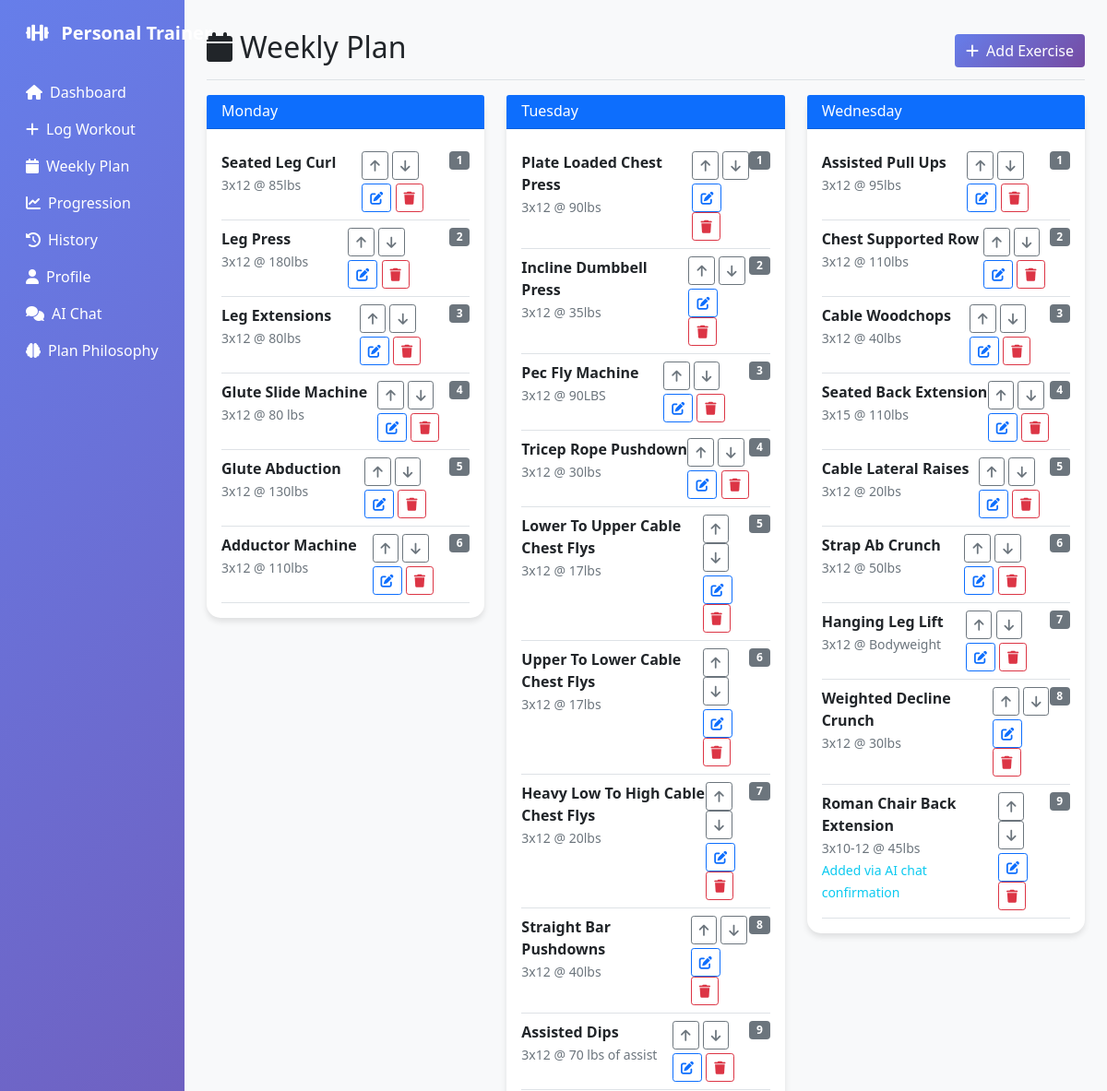
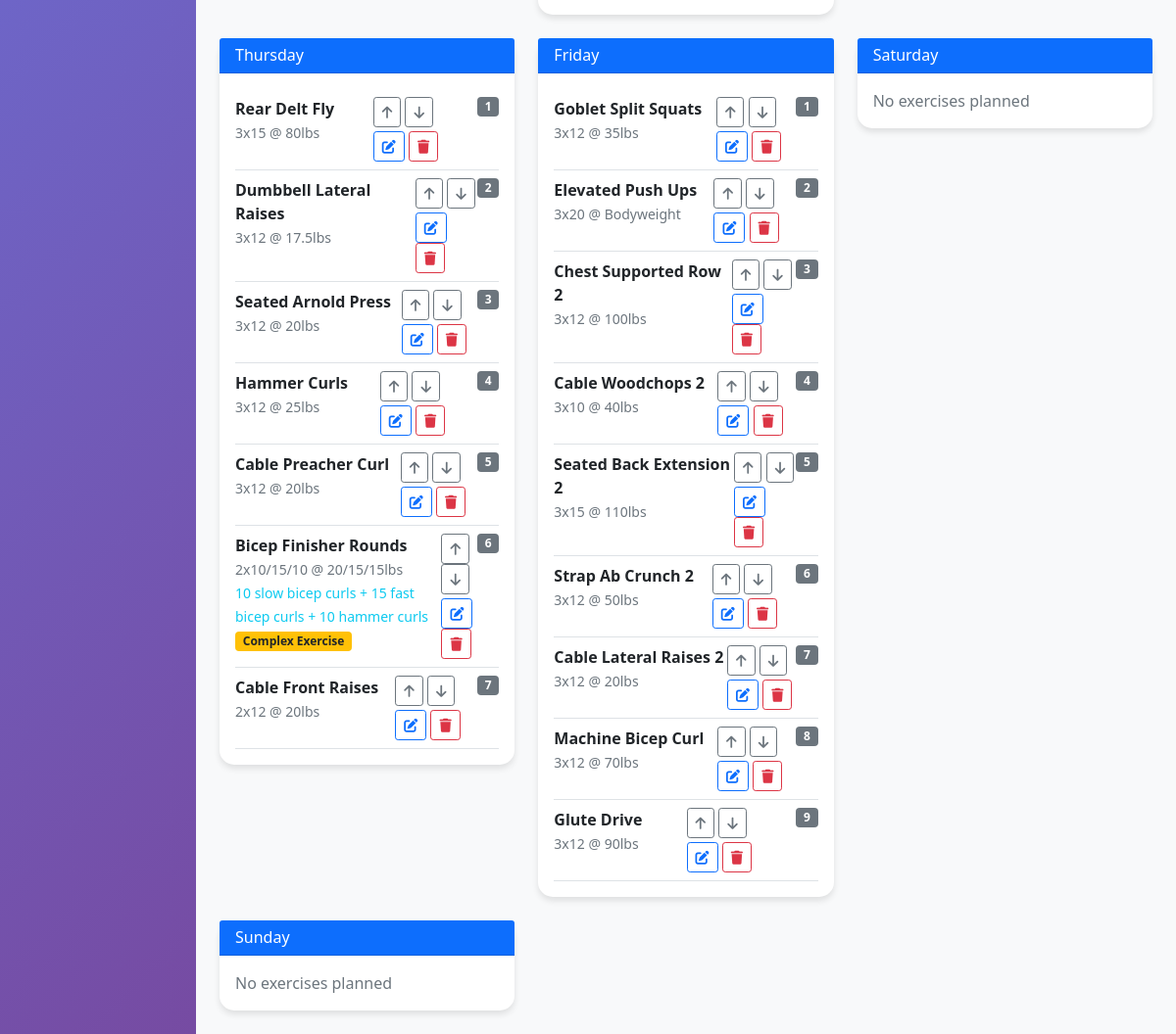
The page /weekly_plan on the database its author committed (2 pictures, top to bottom).
### tables this page shows
CREATE TABLE weekly_plan (
    id INTEGER PRIMARY KEY AUTOINCREMENT,
    day_of_week TEXT,
    exercise_name TEXT,
    target_sets INTEGER,
    target_reps TEXT,
    target_weight TEXT,
    exercise_order INTEGER,
    notes TEXT,
    created_date TEXT,
    updated_date TEXT
, order_index INTEGER DEFAULT 1, exercise_type TEXT DEFAULT "working_set", progression_rate TEXT DEFAULT "normal", created_by TEXT DEFAULT "user", newly_added BOOLEAN DEFAULT FALSE, date_added TEXT, progression_notes TEXT);

### app.py (the view)
@app.route('/weekly_plan')
def weekly_plan():
    conn = get_db_connection()
    cursor = conn.cursor()
    columns = []
    try:
        cursor.execute("PRAGMA table_info(weekly_plan)")
        columns = [col[1] for col in cursor.fetchall()]
    except sqlite3.OperationalError as e:
        print(f"Error getting table info for weekly_plan: {e}")
    plan_data = []
    try:
        if 'target_sets' in columns:
            cursor.execute('SELECT id, day_of_week, exercise_name, target_sets, target_reps, target_weight, exercise_order, COALESCE(notes, ""), COALESCE(newly_added, 0), COALESCE(progression_notes, "") FROM weekly_plan ORDER BY day_of_week, exercise_order')
        else:
            cursor.execute('SELECT id, day_of_week, exercise_name, sets, reps, weight, order_index, COALESCE(notes, ""), 0, "" FROM weekly_plan ORDER BY day_of_week, order_index')
        plan_data = cursor.fetchall()
    except sqlite3.OperationalError as e:
        print(f"Error fetching weekly plan data: {e}")
    conn.close()
    plan_by_day = {}
    for row in plan_data:
        id, day, exercise, sets, reps, weight, order, notes, newly_added, progression_notes = row
        if day not in plan_by_day:
            plan_by_day[day] = []
        plan_by_day[day].append({
            'id': id,
            'exercise': exercise,
            'sets': sets,
            'reps': reps,
            'weight': weight,
            'order': order,
            'notes': notes or "",
            'newly_added': bool(newly_added),
            'progression_notes': progression_notes or ""
        })
    return render_template('weekly_plan.html', plan_by_day=plan_by_day)

### app.py (called while the page is built)
def get_db_connection():
    conn = sqlite3.connect('workout_logs.db', timeout=30.0, check_same_thread=False)
    conn.execute('PRAGMA journal_mode=WAL')  # Enable WAL mode for better concurrency
    return conn

### templates/weekly_plan.html (shortened to what this page needs)
{% extends "base.html" %}
{% block content %}
<div class="d-flex justify-content-between flex-wrap flex-md-nowrap align-items-center pt-3 pb-2 mb-3 border-bottom">
    <h1 class="h2"><i class="fas fa-calendar me-2"></i>Weekly Plan</h1>
    <button class="btn btn-primary" data-bs-toggle="modal" data-bs-target="#addExerciseModal">
        <i class="fas fa-plus me-2"></i>Add Exercise
    </button>
</div>
<div class="row">
    {% set days = ['monday', 'tuesday', 'wednesday', 'thursday', 'friday', 'saturday', 'sunday'] %}
    {% for day in days %}
        <div class="col-md-6 col-lg-4 mb-4">
            <div class="card">
                <div class="card-header bg-primary text-white">
                    <h6 class="mb-0">{{ day.title() }}</h6>
                </div>
                <div class="card-body">
                    {% if day in plan_by_day %}
                        {% for exercise in plan_by_day[day] %}
                            <div class="border-bottom py-2">
                                <div class="d-flex justify-content-between align-items-start">
                                    <div>
                                        <strong>
                                            {{ exercise.exercise.title() }}
                                        </strong><br>
                                        <small class="text-muted">{{ exercise.sets }}x{{ exercise.reps }} @ {{ exercise.weight }}</small>
                                        {% if exercise.notes %}
                                            <br><small class="text-info">{{ exercise.notes }}</small>
                                        {% endif %}
                                        {% if 'burnout' in exercise.exercise.lower() or 'rounds' in exercise.exercise.lower() %}
                                            <br><small class="badge bg-warning text-dark">Complex Exercise</small>
                                        {% endif %}
                                    </div>
                                    <div class="d-flex flex-column gap-1">
                                        <div>
                                            <button class="btn btn-sm btn-outline-secondary" onclick="moveExercise('{{ day }}', '{{ exercise.exercise }}', 'up')">
                                                <i class="fas fa-arrow-up"></i>
                                            </button>
                                            <button class="btn btn-sm btn-outline-secondary" onclick="moveExercise('{{ day }}', '{{ exercise.exercise }}', 'down')">
                                                <i class="fas fa-arrow-down"></i>
                                            </button>
                                        </div>
                                        <div>
                                            <button class="btn btn-sm btn-outline-primary edit-btn"
                                                    data-id="{{ exercise.id }}"
                                                    data-day="{{ day }}"
                                                    data-exercise="{{ exercise.exercise }}"
                                                    data-sets="{{ exercise.sets }}"
                                                    data-reps="{{ exercise.reps }}"
                                                    data-weight="{{ exercise.weight }}"
                                                    data-notes="{{ exercise.notes }}"
                                                    data-progression-notes="{{ exercise.progression_notes or '' }}">
                                                <i class="fas fa-edit"></i>
                                            </button>
                                            <button class="btn btn-sm btn-outline-danger" onclick="deleteExercise('{{ day }}', '{{ exercise.exercise }}')">
                                                <i class="fas fa-trash"></i>
                                            </button>
                                        </div>
                                    </div>
                                    <span class="badge bg-secondary">{{ exercise.order }}</span>
                                </div>
                            </div>
                        {% endfor %}
                    {% else %}
                        <p class="text-muted mb-0">No exercises planned</p>
                    {% endif %}
                </div>
            </div>
        </div>
    {% endfor %}
</div>
{% endblock %}

### templates/base.html (shortened to what this page needs)
<!DOCTYPE html>
<html lang="en">
<head>
    <link href="https://cdn.jsdelivr.net/npm/bootstrap@5.1.3/dist/css/bootstrap.min.css" rel="stylesheet">
    <link href="https://cdnjs.cloudflare.com/ajax/libs/font-awesome/6.0.0/css/all.min.css" rel="stylesheet">
</head>
<body>
    <div class="container-fluid">
        <div class="row">
            <nav class="col-md-3 col-lg-2 d-md-block sidebar collapse" id="mobileSidebar">
                <div class="position-sticky pt-3">
                    <div class="navbar-brand px-3 mb-4">
                        <i class="fas fa-dumbbell me-2"></i>
                        Personal Trainer
                    </div>
                    <ul class="nav flex-column">
                        <li class="nav-item">
                            <a class="nav-link text-white" href="{{ url_for('dashboard') }}">
                                <i class="fas fa-home me-2"></i>Dashboard
                            </a>
                        </li>
                        <li class="nav-item">
                            <a class="nav-link text-white" href="{{ url_for('log_workout') }}">
                                <i class="fas fa-plus me-2"></i>Log Workout
                            </a>
                        </li>
                        <li class="nav-item">
                            <a class="nav-link text-white" href="{{ url_for('weekly_plan') }}">
                                <i class="fas fa-calendar me-2"></i>Weekly Plan
                            </a>
                        </li>
                        <li class="nav-item">
                            <a class="nav-link text-white" href="{{ url_for('progression') }}">
                                <i class="fas fa-chart-line me-2"></i>Progression
                            </a>
                        </li>
                        <li class="nav-item">
                            <a class="nav-link text-white" href="{{ url_for('history') }}">
                                <i class="fas fa-history me-2"></i>History
                            </a>
                        </li>
                        <li class="nav-item">
                            <a class="nav-link text-white" href="{{ url_for('profile') }}">
                                <i class="fas fa-user me-2"></i>Profile
                            </a>
                        </li>
                        <li class="nav-item">
                            <a class="nav-link text-white" href="{{ url_for('chat') }}">
                                <i class="fas fa-comments me-2"></i>AI Chat
                            </a>
                        </li>
                        <li class="nav-item">
                            <a class="nav-link text-white" href="{{ url_for('analyze_plan') }}">
                                <i class="fas fa-brain me-2"></i>Plan Philosophy
                            </a>
                        </li>
                    </ul>
                </div>
            </nav>
            <main class="col-md-9 ms-sm-auto col-lg-10 px-md-4 main-content">
                <div class="pt-3">
                    {% block content %}{% endblock %}
                </div>
            </main>
        </div>
    </div>
</body>
</html>

### templates/base.html (style rules this page uses)
.sidebar { min-height: 100vh; background: linear-gradient(135deg, #667eea 0%, #764ba2 100%); }
.main-content { background-color: #f8f9fa; min-height: 100vh; }
.card { border: none; border-radius: 15px; box-shadow: 0 4px 6px rgba(0, 0, 0, 0.1); }
.btn-primary { background: linear-gradient(135deg, #667eea 0%, #764ba2 100%); border: none; }
.navbar-brand { font-weight: bold; color: white !important; }

### rows shown on the page
weekly_plan: exercise "Seated Leg Curl", sets "3", reps "12", weight "85lbs", order "1"
weekly_plan: exercise "Leg Press", sets "3", reps "12", weight "180lbs", order "2"
weekly_plan: exercise "Leg Extensions", sets "3", reps "12", weight "80lbs", order "3"
weekly_plan: exercise "Glute Slide Machine", sets "3", reps "12", weight "80 lbs", order "4"
weekly_plan: exercise "Glute Abduction", sets "3", reps "12", weight "130lbs", order "5"
weekly_plan: exercise "Adductor Machine", sets "3", reps "12", weight "110lbs", order "6"
weekly_plan: exercise "Plate Loaded Chest Press", sets "3", reps "12", weight "90lbs", order "1"
weekly_plan: exercise "Incline Dumbbell Press", sets "3", reps "12", weight "35lbs", order "2"
weekly_plan: exercise "Pec Fly Machine", sets "3", reps "12", weight "90LBS", order "3"
weekly_plan: exercise "Tricep Rope Pushdown", sets "3", reps "12", weight "30lbs", order "4"
weekly_plan: exercise "Lower To Upper Cable Chest Flys", sets "3", reps "12", weight "17lbs", order "5"
weekly_plan: exercise "Upper To Lower Cable Chest Flys", sets "3", reps "12", weight "17lbs", order "6"
weekly_plan: exercise "Heavy Low To High Cable Chest Flys", sets "3", reps "12", weight "20lbs", order "7"
weekly_plan: exercise "Straight Bar Pushdowns", sets "3", reps "12", weight "40lbs", order "8"
weekly_plan: exercise "Assisted Dips", sets "3", reps "12", weight "70 lbs of assist", order "9"
weekly_plan: exercise "Assisted Pull Ups", sets "3", reps "12", weight "95lbs", order "1"
weekly_plan: exercise "Chest Supported Row", sets "3", reps "12", weight "110lbs", order "2"
weekly_plan: exercise "Cable Woodchops", sets "3", reps "12", weight "40lbs", order "3"
weekly_plan: exercise "Seated Back Extension", sets "3", reps "15", weight "110lbs", order "4"
weekly_plan: exercise "Cable Lateral Raises", sets "3", reps "12", weight "20lbs", order "5"
weekly_plan: exercise "Strap Ab Crunch", sets "3", reps "12", weight "50lbs", order "6"
weekly_plan: exercise "Hanging Leg Lift", sets "3", reps "12", weight "Bodyweight", order "7"
weekly_plan: exercise "Weighted Decline Crunch", sets "3", reps "12", weight "30lbs", order "8"
weekly_plan: exercise "Roman Chair Back Extension", sets "3", reps "10-12", weight "45lbs", notes "Added via AI chat confirmation", order "9"
weekly_plan: exercise "Rear Delt Fly", sets "3", reps "15", weight "80lbs", order "1"
weekly_plan: exercise "Dumbbell Lateral Raises", sets "3", reps "12", weight "17.5lbs", order "2"
weekly_plan: exercise "Seated Arnold Press", sets "3", reps "12", weight "20lbs", order "3"
weekly_plan: exercise "Hammer Curls", sets "3", reps "12", weight "25lbs", order "4"
weekly_plan: exercise "Cable Preacher Curl", sets "3", reps "12", weight "20lbs", order "5"
weekly_plan: exercise "Bicep Finisher Rounds", sets "2", reps "10/15/10", weight "20/15/15lbs", notes "10 slow bicep curls + 15 fast bicep curls + 10 hammer curls", shows "Complex Exercise", order "6"
weekly_plan: exercise "Cable Front Raises", sets "2", reps "12", weight "20lbs", order "7"
weekly_plan: exercise "Goblet Split Squats", sets "3", reps "12", weight "35lbs", order "1"
weekly_plan: exercise "Elevated Push Ups", sets "3", reps "20", weight "Bodyweight", order "2"
weekly_plan: exercise "Chest Supported Row 2", sets "3", reps "12", weight "100lbs", order "3"
weekly_plan: exercise "Cable Woodchops 2", sets "3", reps "10", weight "40lbs", order "4"
weekly_plan: exercise "Seated Back Extension 2", sets "3", reps "15", weight "110lbs", order "5"
weekly_plan: exercise "Strap Ab Crunch 2", sets "3", reps "12", weight "50lbs", order "6"
weekly_plan: exercise "Cable Lateral Raises 2", sets "3", reps "12", weight "20lbs", order "7"
weekly_plan: exercise "Machine Bicep Curl", sets "3", reps "12", weight "70lbs", order "8"
weekly_plan: exercise "Glute Drive", sets "3", reps "12", weight "90lbs", order "9"

### other values the page prints
{{ day.title() }} "Monday" "Tuesday" "Wednesday" "Thursday" "Friday" "Saturday" "Sunday"
